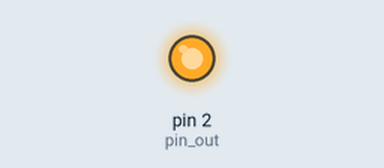
This sketch was run on a simulated Arduino Uno, built with avr-gcc and run on an emulated ATmega328P. Parts: output pins drawn as LEDs (lit = HIGH).

Above: at 0.1 s.
Timing chart, 0 to 1.6 s (numbered marks = the images above):
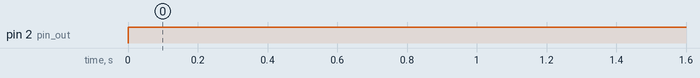

The sketch:

FanControl.ino
```cpp
#include <avr/power.h>

#include "hw_config.h"
#include "config.h"

#if USE_NARCOLEPTIC > 0
#include <Narcoleptic.h>
#define delay  Narcoleptic.delay
#endif

//bool g_debug = 0;
//
//void read_debug()
//{
//    pinMode(pin_debug_input, INPUT);           // set pin to input
//    digitalWrite(pin_debug_input, HIGH);       // turn on pullup resistors
//
//    g_debug = !digitalRead(pin_debug_input);
//
//    digitalWrite(pin_debug_input, LOW);       // turn off pullup resistors
//
//    pinMode(pin_debug_led, g_debug ? OUTPUT : INPUT);
//}

void power_setup()
{
    //  power_all_disable();
    //  power_timer0_enable();

//    power_adc_disable();
    power_spi_disable();
    //  power_timer0_disable();
    //  power_timer1_disable();
    //  power_timer2_disable();
    power_usart0_disable();

    // turn on all pullups for lower power consumption
    //PORTB = PORTC = PORTD = 0xFF;

    // turn off pullups on non empty ports
    //digitalWrite(pin_speaker, 0);
    //digitalWrite(pin_input, 0);
    //digitalWrite(pin_debug_led, 0);

}

void setup(void)
{
    power_setup();
}

void pulse()
{
	pinMode(pin_out, OUTPUT);
	pinMode(pin_out_gnd, OUTPUT);

	digitalWrite(pin_out, 1);
	digitalWrite(pin_out_gnd, 0);

	delay(10);

	pinMode(pin_out, INPUT);
	pinMode(pin_out_gnd, INPUT);

}

void loop(void)
{
//    read_debug();

	int light = analogRead(pin_light);
	if (light > LIGHT_LIMIT)
    {
		pulse();

        for (int i = 0; i < 60; i++)
        {
            delay(1000);
        }
    }
    delay(1000);
}
```

config.h
```cpp
// set it for lower power consumption
#define USE_NARCOLEPTIC 1

#define LIGHT_LIMIT		500
```

hw_config.h
```cpp
#include <Arduino.h>

// pins
const int pin_input = A3;
const int pin_light = A2;
const int pin_out = 2;
const int pin_out_gnd = 1;
//const int pin_debug_input = A0;
//const int pin_debug_led = A5;
```

Measured:
- by itself, pin 2 (pin_out): LOW → HIGH at 0.00 s
